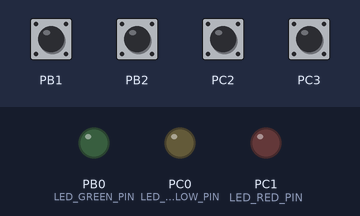
The program below on a simulated ATmega8, built with avr-gcc and emulated at 8 MHz. On the bench: output pins drawn as LEDs (lit = HIGH). Dashed ring = blinking. The test bench sets the inputs (shaded band); at power-on: PB1, PB2, PC2, PC3 HIGH. Random numbers use the default seed unless the program sets one; what the program prints to the serial monitor is not drawn.

Above: at 1.2 s.
1.3 s: PB1 pulled LOW for 0.15 s
At 1.4 s:
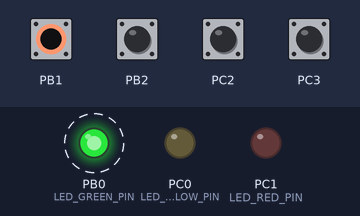
3.4 s: PB2 pulled LOW for 0.15 s
At 3.5 s:
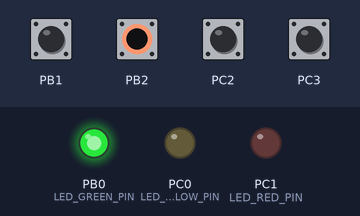
8.5 s: PB1 pulled LOW for 1 s
At 10.4 s:
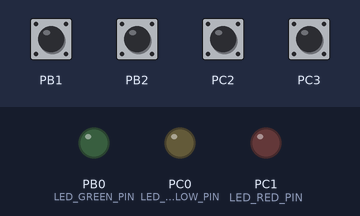
Timing chart, 0 to 11.9 s (numbered marks = the images above; inputs shaded):
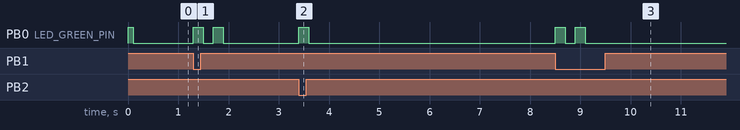

Measured:
- after the input at 1.3 s, PB0 (LED_GREEN_PIN): alternates HIGH for 0.20 s and LOW for 0.20 s, 4 changes in all, then stays LOW, starting at once
- after the input at 3.4 s, PB0 (LED_GREEN_PIN): LOW → HIGH at once, → LOW 0.20 s later
- after the input at 8.5 s, PB0 (LED_GREEN_PIN): alternates HIGH for 0.20 s and LOW for 0.20 s, 4 changes in all, then stays LOW, starting at once

The program:

main.c
```c
/*
 * Test1.c
 *
 * Created: 18.01.2017 18:17:18
 * Author : ОлександрСавчук
 */

#define F_CPU 8000000UL

#include <stdbool.h>
#include <avr/io.h>
#include <util/delay.h>
#include <avr/interrupt.h>
#include <stdio.h>
#include <stdlib.h>
#include <time.h>

uint8_t rx_data=0, rx_flag, ost=5, rx_data2 = 0;
bool firt_data = true;

#define  MY_UDR UDR;
static uint8_t UART_RX_BUF[128] ={0}; // Uart RX buffer ;
static uint8_t Uart_Rx_Index = 0; // Uart RX index buffer;

#define LED_YELLOW_PORT PORTC
#define LED_YELLOW_PIN PINC0

#define LED_RED_PORT PORTC
#define LED_RED_PIN PINC1

#define LED_GREEN_PORT PORTB
#define LED_GREEN_PIN PINB0


/*
	Package start bit define
*/
typedef enum
{
	START_BIT = 0x55,
}PACKAGE_BEGIN;

#define datasize 16 //max data size, max package size = datasize + 3

/*
	Package structure
*/
typedef struct
{
	PACKAGE_BEGIN Start_Bit;
	uint8_t cmd;
	uint8_t length;
	uint8_t data[datasize];
}Package;

Package package_tx; //package for tx data
Package package_rx; //package for rx data

void send_UART(uint8_t value) {    // Uart byte send function
	while(!( UCSRA & (1 << UDRE)));   // Ожидаем когда очистится буфер передачи
	// UDR = value; // Помещаем данные в буфер, начинаем передачу
	UDR = value ;
}

/**
* @brief Transfer packege
*
* @param package
* @retval true if backage created
*/
bool TX_Package(Package *pack)
{
	if(pack->cmd != 0 && pack->length != 0)
	{
		send_UART(0x55);
		send_UART(pack->length);
		send_UART(pack->cmd);
		for(int i = 0; i < pack->length - 1; i++)
		{
			send_UART(pack->data[i]);
		}
		return true;
	}else
	{
							LED_RED_PORT &= ~(1<<LED_RED_PIN);
							_delay_ms(2000);
							LED_RED_PORT |= (1<<LED_RED_PIN);
							_delay_ms(2000);
		return false;
	}
}
/*
 @brief Get received data to RX buffer
*/
ISR(USART_RXC_vect) {
	uint8_t buff = MY_UDR;
	UART_RX_BUF[Uart_Rx_Index] = buff;
	Uart_Rx_Index++;
}

/**
* @brief Get rx package from rx buffer
*
* @param package RX
* @retval true if package created
*/
bool RX_Package(Package *pack)
{
	if(UART_RX_BUF[0] == 0x55)
	{
		pack->length = UART_RX_BUF[1];
		pack->cmd = UART_RX_BUF[2];
		for(int i = 3, j= 0; j < pack->length - 1; i++, j++)
			pack->data[j] = UART_RX_BUF[i];
		Uart_Rx_Index = 0;
		return true;
	}
	Uart_Rx_Index = 0;
	return false;
}

  void initUART()
  {
	  UBRRH = 0;
	  UBRRL = 51;
	  UCSRB = (1<<RXEN)|(1<<TXEN)|(1<<RXCIE);
	  UCSRC = (1<<URSEL)|(1<<UCSZ1)|(1<<UCSZ0); //8 bit, 1 stop bit
  }


int main(void)
{
	DDRC |=(1<<PINC1) | (1<<PINC0) ;    //Порт C піни 0 і 1 як вихід
	DDRB |=(1<<PINB0);

	initUART();
	PORTC |= (1<<PINC2);   // для кнопок
	PORTC |= (1<<PINC3);
	PORTB |= (1<<PINB1);
	PORTB |= (1<<PINB2);


	PORTB |= (1<<PINB0);
	_delay_ms(100); // Задержка
	PORTB &= ~(1<<PINB0);
	_delay_ms(100); // Задержка

	sei();


	time_t t;
	/* Intializes random number generator */
	srand((unsigned) time(&t));

	int blok = 0x10;
	int word_bloc= 0x0;

	int servise = 0x20;
	int word_servise= 0;

	int perevirca = 0x11;
	int word_perevirca= 0x23;

	int truvoga=0x13;
	int word_truvoga=0x33;

	int chek = 0x33;
	int word_chek = 0x33;


    while(1)
    {

	// Обробка кнопки (тривога)
		 if ((PINC&(1 << PC2)) == 0)
		 {
				package_tx.cmd = truvoga;
				package_tx.length = 0x03;
				package_tx.data[0] = word_truvoga;
				package_tx.data[1] = word_truvoga;
				TX_Package(&package_tx);

				_delay_ms(200); // Задержка
		 }

	// обробка кннопки (перевірка)
		  if ((PINC&(1 << PC3)) == 0)
		  {
				package_tx.cmd = perevirca;
				package_tx.length = 0x03;
				package_tx.data[0] = word_perevirca;
				package_tx.data[1] = word_perevirca;
				TX_Package(&package_tx);
				_delay_ms(200); // Задержка

		  }


		// обробка кннопки (сервіс)
		if ((PINB&(1 << PB1)) == 0)
		{

			LED_GREEN_PORT |= (1<<LED_GREEN_PIN);
			_delay_ms(200); // Задержка
			LED_GREEN_PORT &= ~(1<<LED_GREEN_PIN);
			_delay_ms(200); // Задержка
			LED_GREEN_PORT |= (1<<LED_GREEN_PIN);
			_delay_ms(200); // Задержка
			LED_GREEN_PORT &= ~(1<<LED_GREEN_PIN);
			_delay_ms(200); // Задержка
			word_servise=rand() % 50;

			package_tx.cmd = servise;
			package_tx.length = 0x03;
			package_tx.data[0] = word_servise;
			package_tx.data[1] = word_servise;
			word_perevirca=package_rx.data[1];
			TX_Package(&package_tx);

			_delay_ms(200); // Задержка
		}

		// обробка кннопки (блок)
		if ((PINB&(1 << PB2)) == 0)
		{
			LED_GREEN_PORT |= (1<<LED_GREEN_PIN);
			_delay_ms(200); // Задержка
			LED_GREEN_PORT &= ~(1<<LED_GREEN_PIN);
			_delay_ms(200); // Задержка


			package_tx.cmd = blok;
			package_tx.length = 0x03;
			package_tx.data[0] = word_truvoga;
			package_tx.data[1] = word_truvoga;
			TX_Package(&package_tx);

			_delay_ms(200); // Задержка
		}

		 // молодша частина
		if(Uart_Rx_Index >= 3)
		{
		 _delay_ms(10);
		 RX_Package(&package_rx);

			if (package_rx.cmd == blok)
			{
				word_truvoga=0;
				word_perevirca=0;
				_delay_ms(90000);
			}

			if (package_rx.cmd == servise)
			{
				word_perevirca=package_rx.data[1];
			}

			if (package_rx.cmd == chek)
			{
				package_tx.cmd = chek;
				package_tx.length = 0x03;
				package_tx.data[0] = word_chek;
				package_tx.data[1] = word_chek;
				TX_Package(&package_tx);
				_delay_ms(200); // Задержка
			}

			if (package_rx.cmd == perevirca)
			{


				if(package_rx.data[1] == word_perevirca)
				{
					LED_YELLOW_PORT &= ~(1<<LED_YELLOW_PIN);
					_delay_ms(200); // Задержка
					LED_YELLOW_PORT |= (1<<LED_YELLOW_PIN);
					_delay_ms(200); // Задержка

				}
			}
			if (package_rx.cmd == truvoga)
			{
				if(package_rx.data[1] == word_truvoga)
				{
					LED_RED_PORT &= ~(1<<LED_RED_PIN);
					_delay_ms(200); // Задержка
					LED_RED_PORT |= (1<<LED_RED_PIN);
					_delay_ms(200);	// Задержка
					LED_RED_PORT &= ~(1<<LED_RED_PIN);
					_delay_ms(200); // Задержка
					LED_RED_PORT |= (1<<LED_RED_PIN);
					_delay_ms(200);	// Задержка
				}
			}
		}
	}
}
```
